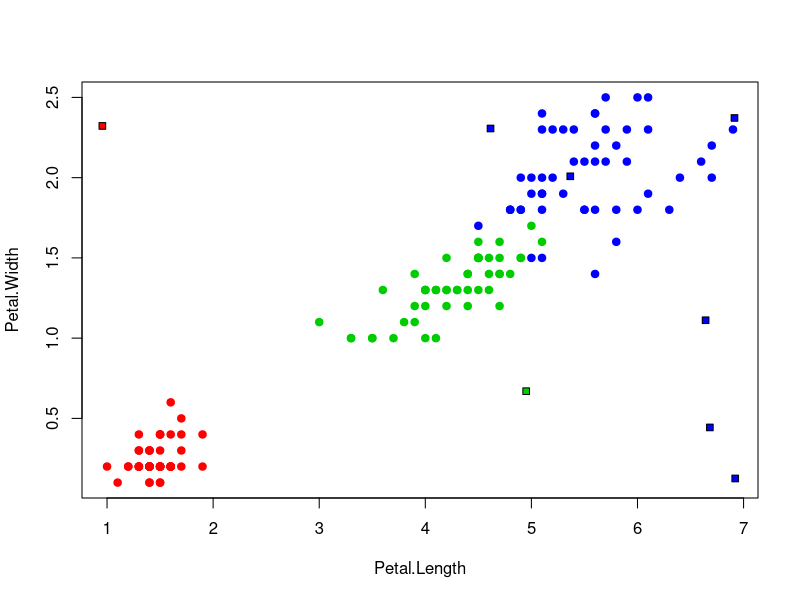

Source code (R):
#функцция метрики
EM <- function(u, v) {
  return(sqrt(sum((u - v) ^ 2)));
}

#функция, возвращающая массив расстояний от классифицируемого объекта до элементов обучающей выборки
dist <- function(z, xl, metricFunction = EM) {
  distances <- matrix(NA, length(xl[,1]), 2)
  for (i in 1:length(xl[,1])) {
    distances[i,] <- c(i, metricFunction(xl[i,1:2], z))
  }
  return(distances)
}

oneNN <- function(z, xl) {
  distance <- dist(z, xl, )
  class <- iris[order(distance[,2])[1], 5] #сортируем массив расстояний и получаем класс классифицируемого объекта
  return(class)
}

#отрисовка ирисов Фишера
colors <- c("setosa" = "red", "versicolor" = "green3", "virginica" = "blue")
plot(iris[,3:4], pch = 21, bg = colors[iris$Species],col = colors[iris$Species])

#задание 10 рандомных классифицируемых объектов и их отрисовка
for(i in 1:10){
  z <- c(runif(1, 0, 7), runif(1, 0, 2.5))
  #рисуем классифицируемый объект
  points(z[1], z[2], pch = 22, bg = colors[oneNN(z, iris[,3:4])], asp = 2)
}
